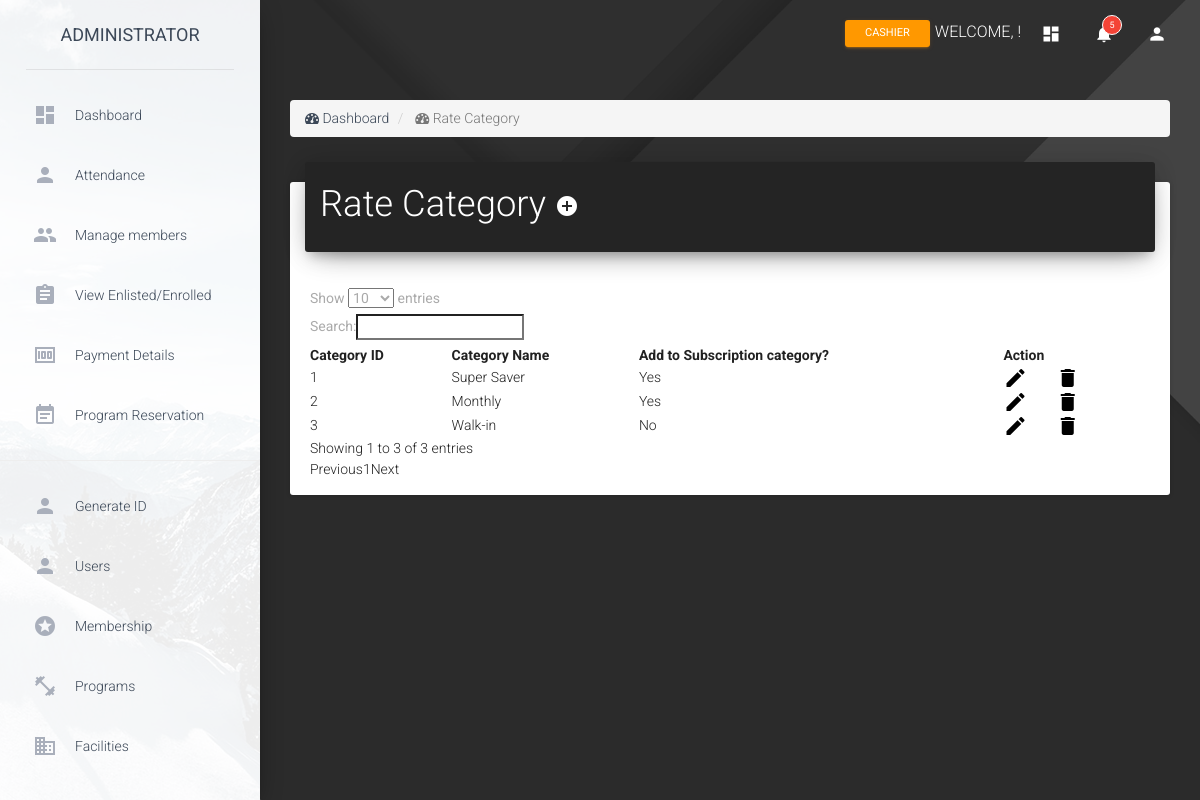
/ADMIN/admin_categoryrate.php, run on the app's committed database.
### tables this page shows
CREATE TABLE `tbl_rate_category` (
  `rcategory_id` int(11) NOT NULL,
  `rcategoryname` varchar(1000) NOT NULL,
  `addtosubscription` int(11) NOT NULL
);

### ADMIN/admin_categoryrate.php (the view, shortened to what this page needs)
<!doctype html>
<html lang="en">
<head>
    <?php include 'head.php'; ?>
    <?php require "add_rcategory.php"; require "update_rcategory.php"; require "delete_rcategory.php";?>
     <link rel="stylesheet" type="text/css" href="//cdnjs.cloudflare.com/ajax/libs/material-design-lite/1.1.0/material.min.css">
    <link rel="stylesheet" type="text/css" href="https://cdn.datatables.net/1.10.16/css/dataTables.material.min.css">
</head>
<body>
    <div class="wrapper" style="background: url('Dark_background_1920x1080.png')
    center top no-repeat; background-size: cover;">
        <?php include 'sidebar.php'; ?>
        <div class="main-panel">
            <?php include 'nav.php'; ?>
            <div class="content">
                <div class="container-fluid">
                    <ol class='breadcrumb'>
                        <li>
                            <i class='fa fa-dashboard'></i> Dashboard
                        </li>
                        <li class='active'>
                            <i class='fa fa-dashboard'></i> Rate Category
                        </li>
                    </ol>
                    <div class="card">
                        <div class="card-header" style="background-color: #242424;">
                          <h2 class="title">Rate Category
                            <a href ='javascript:;' data-toggle ='modal' data-target ='#addsubscription' title = "add subscription plan"><i class='material-icons' style = 'color:white;'>add_circle</i></a>
                          </h2>
                        </div>
                        <div class="card-content table-responsive">
            <?php
                $display= mysqli_query($conn,"SELECT * FROM tbl_rate_category");
                $count =mysqli_num_rows($display);
            ?>
                          <table id="example" class="mdl-data-table" cellspacing="0" width="100%">
                              <thead>
                                  <tr>
                                    <th>Category ID</th>
                                    <th>Category Name</th>
                                    <th>Add to Subscription category?</th>
                                    <th>Action</th>
                                  </tr>
                              </thead>
                              <tbody>
            <?php
                            if($count > 0 )
                            {
                                while($fetch = mysqli_fetch_array($display))
                                {
                                    $id = $fetch['rcategory_id'];
                                    $categoryname = $fetch['rcategoryname'];
                                    $addsub = $fetch['addtosubscription'];
                                    if($addsub == 1)
                                    {
                                      $bol = "Yes";
                                    }
                                    else
                                    {
                                      $bol = "No";
                                    }
            ?>
                                <tr>
                                  <td><?php echo $id ?></td>
                                  <td><?php echo $categoryname ?></td>
                                  <td><?php echo $bol ?></td>
                                  <div class="btn-group" role="group" aria-label="...">
                                    <td>
                                      <a href="#edit<?php echo $id;?>" href ="javascript:;" data-toggle ="modal" title = "edit"> <i class="material-icons" style ="padding-right:25px; color:black;">edit</i></a>
                                      <a href="#delete<?php echo $id;?>" href ="javascript:;" data-toggle ="modal" title = "delete"><i class = "material-icons" style = 'color:black;'>delete</i></a>
                                    </td>
                                  </div>
                              </tr>
            <?php
                                  }
            ?>
                                    </tbody>
                                </table>
            <?php
                              }
                              else
                              {
            ?>
                               <div class="alert alert-warning">
                                No Records Found
                              </div>
            <?php
                              }
              ?>
                        </div>
                    </div>
                </div>
            </div>
        </div>
    </div>
</body>
</html>

### data on the page
tbl_rate_category: rcategory_id "1", rcategoryname "Super Saver", addtosubscription "Yes"
tbl_rate_category: rcategory_id "2", rcategoryname "Monthly", addtosubscription "Yes"
tbl_rate_category: rcategory_id "3", rcategoryname "Walk-in", addtosubscription "No"
